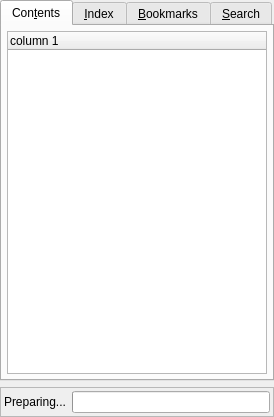
<ui version="4.0" >
 <author></author>
 <comment>*********************************************************************
**
** Copyright (C) 1992-2008 Trolltech ASA. All rights reserved.
**
** This file is part of the Qt Assistant of the Qt Toolkit.
**
** This file may be used under the terms of the GNU General Public
** License versions 2.0 or 3.0 as published by the Free Software
** Foundation and appearing in the files LICENSE.GPL2 and LICENSE.GPL3
** included in the packaging of this file.  Alternatively you may (at
** your option) use any later version of the GNU General Public
** License if such license has been publicly approved by Trolltech ASA
** (or its successors, if any) and the KDE Free Qt Foundation. In
** addition, as a special exception, Trolltech gives you certain
** additional rights. These rights are described in the Trolltech GPL
** Exception version 1.2, which can be found at
** http://www.trolltech.com/products/qt/gplexception/ and in the file
** GPL_EXCEPTION.txt in this package.
**
** Please review the following information to ensure GNU General
** Public Licensing requirements will be met:
** http://trolltech.com/products/qt/licenses/licensing/opensource/. If
** you are unsure which license is appropriate for your use, please
** review the following information:
** http://trolltech.com/products/qt/licenses/licensing/licensingoverview
** or contact the sales department at sales@trolltech.com.
**
** In addition, as a special exception, Trolltech, as the sole
** copyright holder for Qt Designer, grants users of the Qt/Eclipse
** Integration plug-in the right for the Qt/Eclipse Integration to
** link to functionality provided by Qt Designer and its related
** libraries.
**
** This file is provided "AS IS" with NO WARRANTY OF ANY KIND,
** INCLUDING THE WARRANTIES OF DESIGN, MERCHANTABILITY AND FITNESS FOR
** A PARTICULAR PURPOSE. Trolltech reserves all rights not expressly
** granted herein.
**
** This file is provided AS IS with NO WARRANTY OF ANY KIND, INCLUDING THE
** WARRANTY OF DESIGN, MERCHANTABILITY AND FITNESS FOR A PARTICULAR PURPOSE.
**
*********************************************************************</comment>
 <exportmacro></exportmacro>
 <class>HelpDialog</class>
 <widget class="QWidget" name="HelpDialog" >
  <property name="geometry" >
   <rect>
    <x>0</x>
    <y>0</y>
    <width>274</width>
    <height>417</height>
   </rect>
  </property>
  <property name="windowTitle" >
   <string>Help</string>
  </property>
  <property name="whatsThis" >
   <string>&lt;b>Help&lt;/b>&lt;p>Choose the topic you want help on from the contents list, or search the index for keywords.&lt;/p></string>
  </property>
  <layout class="QVBoxLayout" >
   <property name="margin" >
    <number>0</number>
   </property>
   <property name="spacing" >
    <number>6</number>
   </property>
   <item>
    <widget class="QTabWidget" name="tabWidget" >
     <property name="whatsThis" >
      <string>Displays help topics organized by category, index or bookmarks. Another tab inherits the full text search.</string>
     </property>
     <widget class="QWidget" name="contentPage" >
      <attribute name="title" >
       <string>Con&amp;tents</string>
      </attribute>
      <layout class="QVBoxLayout" >
       <property name="margin" >
        <number>5</number>
       </property>
       <property name="spacing" >
        <number>6</number>
       </property>
       <item>
        <widget class="QTreeWidget" name="listContents" >
         <property name="contextMenuPolicy" >
          <enum>Qt::CustomContextMenu</enum>
         </property>
         <property name="whatsThis" >
          <string>&lt;b>Help topics organized by category.&lt;/b>&lt;p>Double-click an item to see the topics in that category. To view a topic, just double-click it.&lt;/p></string>
         </property>
         <property name="rootIsDecorated" >
          <bool>true</bool>
         </property>
         <property name="uniformRowHeights" >
          <bool>true</bool>
         </property>
         <column>
          <property name="text" >
           <string>column 1</string>
          </property>
         </column>
        </widget>
       </item>
      </layout>
     </widget>
     <widget class="QWidget" name="indexPage" >
      <attribute name="title" >
       <string>&amp;Index</string>
      </attribute>
      <layout class="QVBoxLayout" >
       <property name="margin" >
        <number>5</number>
       </property>
       <property name="spacing" >
        <number>6</number>
       </property>
       <item>
        <widget class="QLabel" name="TextLabel1" >
         <property name="text" >
          <string>&amp;Look For:</string>
         </property>
         <property name="buddy" >
          <cstring>editIndex</cstring>
         </property>
        </widget>
       </item>
       <item>
        <widget class="QLineEdit" name="editIndex" >
         <property name="toolTip" >
          <string>Enter keyword</string>
         </property>
         <property name="whatsThis" >
          <string>&lt;b>Enter a keyword.&lt;/b>&lt;p>The list will select an item that matches the entered string best.&lt;/p></string>
         </property>
        </widget>
       </item>
       <item>
        <widget class="QListView" name="listIndex" >
         <property name="contextMenuPolicy" >
          <enum>Qt::CustomContextMenu</enum>
         </property>
         <property name="whatsThis" >
          <string>&lt;b>List of available help topics.&lt;/b>&lt;p>Double-click on an item to open its help page. If more than one is found, you must specify which page you want.&lt;/p></string>
         </property>
        </widget>
       </item>
      </layout>
     </widget>
     <widget class="QWidget" name="bookmarkPage" >
      <attribute name="title" >
       <string>&amp;Bookmarks</string>
      </attribute>
      <layout class="QVBoxLayout" >
       <property name="margin" >
        <number>5</number>
       </property>
       <property name="spacing" >
        <number>6</number>
       </property>
       <item>
        <widget class="QTreeWidget" name="listBookmarks" >
         <property name="contextMenuPolicy" >
          <enum>Qt::CustomContextMenu</enum>
         </property>
         <property name="whatsThis" >
          <string>Displays the list of bookmarks.</string>
         </property>
         <property name="uniformRowHeights" >
          <bool>true</bool>
         </property>
         <column>
          <property name="text" >
           <string>column 1</string>
          </property>
         </column>
        </widget>
       </item>
       <item>
        <layout class="QHBoxLayout" >
         <property name="margin" >
          <number>0</number>
         </property>
         <property name="spacing" >
          <number>6</number>
         </property>
         <item>
          <spacer>
           <property name="orientation" >
            <enum>Qt::Horizontal</enum>
           </property>
           <property name="sizeType" >
            <enum>QSizePolicy::Expanding</enum>
           </property>
           <property name="sizeHint" >
            <size>
             <width>20</width>
             <height>20</height>
            </size>
           </property>
          </spacer>
         </item>
         <item>
          <widget class="QPushButton" name="buttonAdd" >
           <property name="toolTip" >
            <string>Add new bookmark</string>
           </property>
           <property name="whatsThis" >
            <string>Add the currently displayed page as a new bookmark.</string>
           </property>
           <property name="text" >
            <string>&amp;New</string>
           </property>
          </widget>
         </item>
         <item>
          <widget class="QPushButton" name="buttonRemove" >
           <property name="toolTip" >
            <string>Delete bookmark</string>
           </property>
           <property name="whatsThis" >
            <string>Delete the selected bookmark.</string>
           </property>
           <property name="text" >
            <string>&amp;Delete</string>
           </property>
          </widget>
         </item>
        </layout>
       </item>
      </layout>
     </widget>
     <widget class="QWidget" name="searchPage" >
      <attribute name="title" >
       <string>&amp;Search</string>
      </attribute>
      <layout class="QGridLayout" >
       <property name="margin" >
        <number>5</number>
       </property>
       <property name="spacing" >
        <number>6</number>
       </property>
       <item row="3" column="0" >
        <spacer>
         <property name="orientation" >
          <enum>Qt::Vertical</enum>
         </property>
         <property name="sizeType" >
          <enum>QSizePolicy::Fixed</enum>
         </property>
         <property name="sizeHint" >
          <size>
           <width>20</width>
           <height>20</height>
          </size>
         </property>
        </spacer>
       </item>
       <item row="0" column="0" >
        <widget class="QLabel" name="TextLabel1_2" >
         <property name="text" >
          <string>Searching f&amp;or:</string>
         </property>
         <property name="buddy" >
          <cstring>termsEdit</cstring>
         </property>
        </widget>
       </item>
       <item row="1" column="0" >
        <widget class="QLineEdit" name="termsEdit" >
         <property name="toolTip" >
          <string>Enter searchword(s).</string>
         </property>
         <property name="whatsThis" >
          <string>&lt;b>Enter search word(s).&lt;/b>&lt;p>Enter here the word(s) you are looking for. The words may contain wildcards (*). For a sequence of words quote them.&lt;/p></string>
         </property>
        </widget>
       </item>
       <item row="5" column="0" >
        <widget class="QListWidget" name="resultBox" >
         <property name="contextMenuPolicy" >
          <enum>Qt::CustomContextMenu</enum>
         </property>
         <property name="whatsThis" >
          <string>&lt;b>Found documents&lt;/b>&lt;p>This list contains all found documents from the last search. The documents are ordered, i.e. the first document has the most matches.&lt;/p></string>
         </property>
        </widget>
       </item>
       <item row="4" column="0" >
        <widget class="QLabel" name="TextLabel2" >
         <property name="text" >
          <string>Found &amp;Documents:</string>
         </property>
         <property name="buddy" >
          <cstring>resultBox</cstring>
         </property>
        </widget>
       </item>
       <item row="2" column="0" >
        <layout class="QHBoxLayout" >
         <property name="margin" >
          <number>1</number>
         </property>
         <property name="spacing" >
          <number>6</number>
         </property>
         <item>
          <widget class="QPushButton" name="helpButton" >
           <property name="toolTip" >
            <string>Display the help page.</string>
           </property>
           <property name="whatsThis" >
            <string>Display the help page for the full text search.</string>
           </property>
           <property name="text" >
            <string>He&amp;lp</string>
           </property>
          </widget>
         </item>
         <item>
          <spacer>
           <property name="orientation" >
            <enum>Qt::Horizontal</enum>
           </property>
           <property name="sizeType" >
            <enum>QSizePolicy::Expanding</enum>
           </property>
           <property name="sizeHint" >
            <size>
             <width>61</width>
             <height>21</height>
            </size>
           </property>
          </spacer>
         </item>
         <item>
          <widget class="QPushButton" name="searchButton" >
           <property name="toolTip" >
            <string>Start searching.</string>
           </property>
           <property name="whatsThis" >
            <string>Pressing this button starts the search.</string>
           </property>
           <property name="text" >
            <string>&amp;Search</string>
           </property>
           <property name="enabled" >
            <bool>false</bool>
           </property>
          </widget>
         </item>
        </layout>
       </item>
      </layout>
     </widget>
    </widget>
   </item>
   <item>
    <widget class="QFrame" name="framePrepare" >
     <property name="frameShape" >
      <enum>QFrame::StyledPanel</enum>
     </property>
     <property name="frameShadow" >
      <enum>QFrame::Raised</enum>
     </property>
     <layout class="QHBoxLayout" >
      <property name="margin" >
       <number>3</number>
      </property>
      <property name="spacing" >
       <number>6</number>
      </property>
      <item>
       <widget class="QLabel" name="labelPrepare" >
        <property name="text" >
         <string>Preparing...</string>
        </property>
       </widget>
      </item>
      <item>
       <widget class="QProgressBar" name="progressPrepare" />
      </item>
     </layout>
    </widget>
   </item>
  </layout>
 </widget>
 <pixmapfunction></pixmapfunction>
 <tabstops>
  <tabstop>tabWidget</tabstop>
  <tabstop>listContents</tabstop>
  <tabstop>editIndex</tabstop>
  <tabstop>listIndex</tabstop>
  <tabstop>listBookmarks</tabstop>
  <tabstop>buttonAdd</tabstop>
  <tabstop>buttonRemove</tabstop>
  <tabstop>termsEdit</tabstop>
  <tabstop>searchButton</tabstop>
  <tabstop>helpButton</tabstop>
  <tabstop>resultBox</tabstop>
 </tabstops>
 <resources/>
 <connections/>
</ui>
